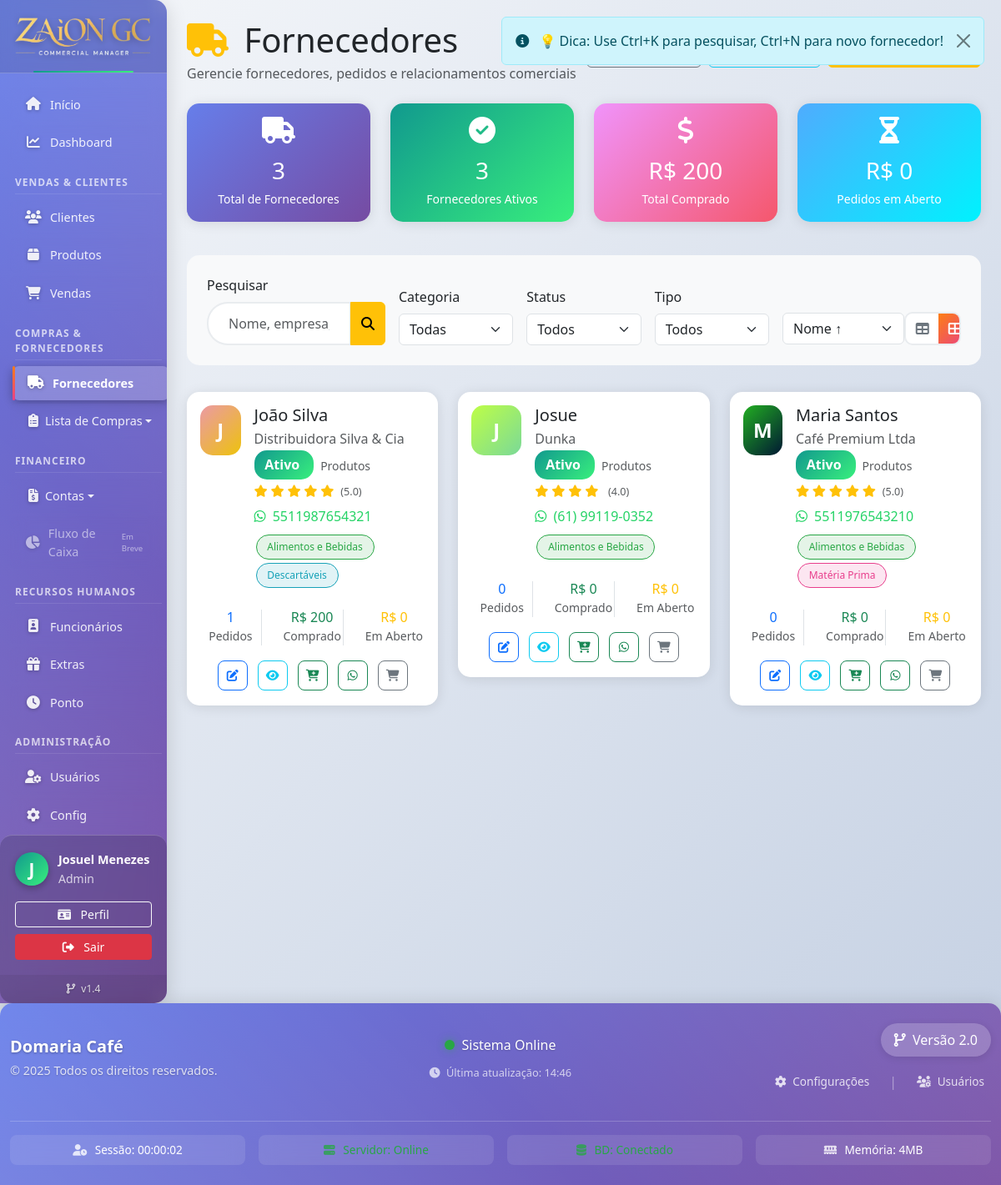
/fornecedores/listar.php?visualizacao=cards (signed in), run on the app's committed database.
### tables this page shows
CREATE TABLE `fornecedores` (
  `id` int NOT NULL,
  `nome` varchar(255) NOT NULL,
  `empresa` varchar(255) DEFAULT NULL,
  `cnpj` varchar(18) DEFAULT NULL,
  `telefone` varchar(20) DEFAULT NULL,
  `whatsapp` varchar(20) DEFAULT NULL,
  `email` varchar(255) DEFAULT NULL,
  `endereco` text,
  `cidade` varchar(100) DEFAULT NULL,
  `estado` varchar(2) DEFAULT NULL,
  `cep` varchar(10) DEFAULT NULL,
  `observacoes` text,
  `tipo_fornecedor` enum('produtos','servicos','ambos') DEFAULT 'produtos',
  `status` enum('ativo','inativo') DEFAULT 'ativo',
  `avaliacao` decimal(2,1) DEFAULT '5.0',
  `prazo_entrega_padrao` int DEFAULT '7' COMMENT 'dias',
  `forma_pagamento_preferida` varchar(100) DEFAULT NULL,
  `limite_credito` decimal(10,2) DEFAULT '0.00',
  `data_cadastro` timestamp NULL DEFAULT CURRENT_TIMESTAMP,
  `data_ultima_atualizacao` timestamp NULL DEFAULT CURRENT_TIMESTAMP ON UPDATE CURRENT_TIMESTAMP,
  `cadastrado_por` int DEFAULT NULL
);

### fornecedores/listar.php (the view, shortened to what this page needs)
<?php
require_once '../config/database.php';
$pagina_atual = isset($_GET['pagina']) ? (int)$_GET['pagina'] : 1;
$itens_por_pagina = isset($_GET['por_pagina']) ? (int)$_GET['por_pagina'] : 20;
$offset = ($pagina_atual - 1) * $itens_por_pagina;
$pesquisa = isset($_GET['pesquisa']) ? $_GET['pesquisa'] : '';
$ordenacao = isset($_GET['ordenacao']) ? $_GET['ordenacao'] : 'nome_asc';
$visualizacao = isset($_GET['visualizacao']) ? $_GET['visualizacao'] : 'tabela';
$where = "1=1";
switch ($ordenacao) {
    case 'nome_asc':
    default:
        $order_by = "f.nome ASC";
        break;
}
$sql_stats = "SELECT
    COUNT(*) as total_fornecedores,
    COUNT(CASE WHEN f.status = 'ativo' THEN 1 END) as fornecedores_ativos,
    COUNT(CASE WHEN f.status = 'inativo' THEN 1 END) as fornecedores_inativos,
    COALESCE(SUM(stats.valor_total_comprado), 0) as total_comprado_geral,
    COALESCE(SUM(stats.valor_pedidos_abertos), 0) as total_pedidos_abertos,
    COUNT(CASE WHEN stats.ultimo_pedido >= DATE_SUB(NOW(), INTERVAL 30 DAY) THEN 1 END) as fornecedores_ativos_mes
    FROM fornecedores f
    LEFT JOIN view_estatisticas_fornecedores stats ON f.id = stats.id";
$result_stats = $conn->query($sql_stats);
$stats = $result_stats->fetch_assoc();
$sql_fornecedores = "
    SELECT f.*,
        stats.total_pedidos,
        stats.valor_total_comprado,
        stats.valor_pedidos_abertos,
        stats.ultimo_pedido,
        stats.entregas_no_prazo,
        stats.total_entregas,
        GROUP_CONCAT(DISTINCT cat.nome ORDER BY cat.nome ASC SEPARATOR ', ') as categorias,
        GROUP_CONCAT(DISTINCT cat.cor ORDER BY cat.nome ASC SEPARATOR ',') as cores_categorias
    FROM fornecedores f
    LEFT JOIN view_estatisticas_fornecedores stats ON f.id = stats.id
    LEFT JOIN fornecedor_categorias fc ON f.id = fc.fornecedor_id
    LEFT JOIN categorias_fornecedores cat ON fc.categoria_id = cat.id
    WHERE {$where}
    GROUP BY f.id
    ORDER BY {$order_by}
    LIMIT {$offset}, {$itens_por_pagina}";
$result_fornecedores = $conn->query($sql_fornecedores);
include '../includes/header.php';
?>
<div class="d-flex justify-content-between align-items-center mb-4">
    <div>
        <h1 class="mb-1">
            <i class="fas fa-truck text-warning me-2"></i>
            Fornecedores
        </h1>
        <p class="text-muted mb-0">Gerencie fornecedores, pedidos e relacionamentos comerciais</p>
    </div>
    <div class="d-flex gap-2">
        <div class="dropdown">
            <button class="btn btn-outline-secondary dropdown-toggle" type="button" data-bs-toggle="dropdown">
            </button>
        </div>
        <a href="categorias.php" class="btn btn-outline-info">
        </a>
        <a href="cadastrar.php" class="btn btn-warning">
        </a>
    </div>
</div>
<div class="row mb-4">
    <div class="col-lg-3 col-md-6 mb-3">
        <div class="card stats-card">
            <div class="card-body text-center">
                <i class="fas fa-truck fa-2x mb-3"></i>
                <h3 class="mb-1"><?php echo number_format($stats['total_fornecedores']); ?></h3>
                <small>Total de Fornecedores</small>
            </div>
        </div>
    </div>
    <div class="col-lg-3 col-md-6 mb-3">
        <div class="card stats-card" style="background: var(--gradient-success);">
            <div class="card-body text-center">
                <i class="fas fa-check-circle fa-2x mb-3"></i>
                <h3 class="mb-1"><?php echo number_format($stats['fornecedores_ativos']); ?></h3>
                <small>Fornecedores Ativos</small>
            </div>
        </div>
    </div>
    <div class="col-lg-3 col-md-6 mb-3">
        <div class="card stats-card" style="background: var(--gradient-warning);">
            <div class="card-body text-center">
                <i class="fas fa-dollar-sign fa-2x mb-3"></i>
                <h3 class="mb-1">R$ <?php echo number_format($stats['total_comprado_geral'], 0, ',', '.'); ?></h3>
                <small>Total Comprado</small>
            </div>
        </div>
    </div>
    <div class="col-lg-3 col-md-6 mb-3">
        <div class="card stats-card" style="background: var(--gradient-info);">
            <div class="card-body text-center">
                <i class="fas fa-hourglass-half fa-2x mb-3"></i>
                <h3 class="mb-1">R$ <?php echo number_format($stats['total_pedidos_abertos'], 0, ',', '.'); ?></h3>
                <small>Pedidos em Aberto</small>
            </div>
        </div>
    </div>
</div>
<div class="filter-section">
    <form method="GET" action="">
        <div class="row g-3 align-items-end">
            <div class="col-md-3">
                <label class="form-label">Pesquisar</label>
                <div class="input-group">
                    <input type="text" class="form-control search-input" name="pesquisa"
                           placeholder="Nome, empresa, CNPJ ou telefone..." value="<?php echo htmlspecialchars($pesquisa); ?>">
                    <button class="btn btn-warning" type="submit">
                        <i class="fas fa-search"></i>
                    </button>
                </div>
            </div>
            <div class="col-md-2">
                <label class="form-label">Categoria</label>
                <select class="form-select" name="categoria">
                    <option value="">Todas</option>
                </select>
            </div>
            <div class="col-md-2">
                <label class="form-label">Status</label>
                <select class="form-select" name="status">
                    <option value="">Todos</option>
                </select>
            </div>
            <div class="col-md-2">
                <label class="form-label">Tipo</label>
                <select class="form-select" name="tipo">
                    <option value="">Todos</option>
                </select>
            </div>
            <div class="col-md-3">
                <div class="d-flex justify-content-between align-items-center">
                    <div class="d-flex gap-2">
                        <select class="form-select" name="ordenacao" onchange="this.form.submit()">
                            <option value="nome_asc" <?php echo $ordenacao == 'nome_asc' ? 'selected' : ''; ?>>Nome ↑</option>
                        </select>
                    </div>
                    <div class="view-toggle btn-group">
                        <a href="?<?php echo http_build_query(array_merge($_GET, ['visualizacao' => 'tabela'])); ?>"
                           class="btn <?php echo $visualizacao == 'tabela' ? 'active' : ''; ?>">
                            <i class="fas fa-table"></i>
                        </a>
                        <a href="?<?php echo http_build_query(array_merge($_GET, ['visualizacao' => 'cards'])); ?>"
                           class="btn <?php echo $visualizacao == 'cards' ? 'active' : ''; ?>">
                            <i class="fas fa-th-large"></i>
                        </a>
                    </div>
                </div>
            </div>
        </div>
    </form>
</div>
<?php if ($result_fornecedores && $result_fornecedores->num_rows > 0): ?>
    <?php if ($visualizacao == 'cards'): ?>
        <div class="row">
            <?php while ($fornecedor = $result_fornecedores->fetch_assoc()): ?>
                <div class="col-lg-6 col-xl-4 mb-4">
                    <div class="card fornecedor-card slide-in">
                        <div class="card-body">
                            <div class="d-flex align-items-start mb-3">
                                <div class="fornecedor-avatar" style="background: linear-gradient(135deg, <?php echo stringToColor($fornecedor['nome']); ?>, <?php echo stringToColor($fornecedor['nome'] . 'x'); ?>);">
                                    <?php echo strtoupper(substr($fornecedor['nome'], 0, 1)); ?>
                                </div>
                                <div class="flex-grow-1">
                                    <h5 class="card-title mb-1"><?php echo htmlspecialchars($fornecedor['nome']); ?></h5>
                                    <?php if (!empty($fornecedor['empresa'])): ?>
                                        <p class="text-muted mb-2"><?php echo htmlspecialchars($fornecedor['empresa']); ?></p>
                                    <?php endif; ?>
                                    <div class="mb-2">
                                        <span class="badge-status <?php echo $fornecedor['status'] == 'ativo' ? 'badge-ativo' : 'badge-inativo'; ?>">
                                            <?php echo ucfirst($fornecedor['status']); ?>
                                        </span>
                                        <small class="text-muted ms-2"><?php echo ucfirst($fornecedor['tipo_fornecedor']); ?></small>
                                    </div>
                                    <div class="avaliacao-stars mb-2">
                                        <?php for ($i = 1; $i <= 5; $i++): ?>
                                            <i class="fas fa-star<?php echo $i <= $fornecedor['avaliacao'] ? '' : '-o'; ?>"></i>
                                        <?php endfor; ?>
                                        <small class="text-muted ms-1">(<?php echo number_format($fornecedor['avaliacao'], 1); ?>)</small>
                                    </div>
                                    <?php if (!empty($fornecedor['whatsapp'])): ?>
                                        <div class="mb-2">
                                            <a href="https://wa.me/<?php echo preg_replace('/[^0-9]/', '', $fornecedor['whatsapp']); ?>"
                                               target="_blank" class="whatsapp-link">
                                                <i class="fab fa-whatsapp me-1"></i>
                                                <?php echo htmlspecialchars($fornecedor['whatsapp']); ?>
                                            </a>
                                        </div>
                                    <?php endif; ?>
                                    <?php if (!empty($fornecedor['categorias'])): ?>
                                        <div class="mb-2">
                                            <?php
                                            $cats = explode(', ', $fornecedor['categorias']);
                                            $cores = explode(',', $fornecedor['cores_categorias']);
                                            foreach ($cats as $index => $cat):
                                                $cor = isset($cores[$index]) ? $cores[$index] : '#6c757d';
                                            ?>
                                                <span class="badge-categoria" style="background: <?php echo $cor; ?>20; color: <?php echo $cor; ?>; border: 1px solid <?php echo $cor; ?>;">
                                                    <?php echo htmlspecialchars($cat); ?>
                                                </span>
                                            <?php endforeach; ?>
                                        </div>
                                    <?php endif; ?>
                                </div>
                            </div>
                            <div class="row text-center mb-3">
                                <div class="col-4">
                                    <div class="border-end">
                                        <h6 class="text-primary mb-0"><?php echo $fornecedor['total_pedidos'] ?: '0'; ?></h6>
                                        <small class="text-muted">Pedidos</small>
                                    </div>
                                </div>
                                <div class="col-4">
                                    <div class="border-end">
                                        <h6 class="text-success mb-0">R$ <?php echo number_format($fornecedor['valor_total_comprado'], 0, ',', '.'); ?></h6>
                                        <small class="text-muted">Comprado</small>
                                    </div>
                                </div>
                                <div class="col-4">
                                    <h6 class="text-warning mb-0">R$ <?php echo number_format($fornecedor['valor_pedidos_abertos'], 0, ',', '.'); ?></h6>
                                    <small class="text-muted">Em Aberto</small>
                                </div>
                            </div>
                            <div class="quick-actions">
                                <a href="editar.php?id=<?php echo $fornecedor['id']; ?>"
                                   class="btn btn-sm btn-outline-primary btn-action" title="Editar">
                                    <i class="fas fa-edit"></i>
                                </a>
                                <a href="detalhes.php?id=<?php echo $fornecedor['id']; ?>"
                                   class="btn btn-sm btn-outline-info btn-action" title="Detalhes">
                                    <i class="fas fa-eye"></i>
                                </a>
                                <a href="novo_pedido.php?fornecedor_id=<?php echo $fornecedor['id']; ?>"
                                   class="btn btn-sm btn-outline-success btn-action" title="Novo Pedido">
                                    <i class="fas fa-cart-plus"></i>
                                </a>
                                <?php if (!empty($fornecedor['whatsapp'])): ?>
                                    <a href="https://wa.me/<?php echo preg_replace('/[^0-9]/', '', $fornecedor['whatsapp']); ?>"
                                       target="_blank" class="btn btn-sm btn-outline-success btn-action" title="WhatsApp">
                                        <i class="fab fa-whatsapp"></i>
                                    </a>
                                <?php endif; ?>
                                <a href="pedidos.php?fornecedor_id=<?php echo $fornecedor['id']; ?>"
                                   class="btn btn-sm btn-outline-secondary btn-action" title="Ver Pedidos">
                                    <i class="fas fa-shopping-cart"></i>
                                </a>
                            </div>
                        </div>
                    </div>
                </div>
            <?php endwhile; ?>
        </div>
    <?php endif; ?>
<?php endif; ?>
<?php
function stringToColor($str) {
    $hash = 0;
    for ($i = 0; $i < strlen($str); $i++) {
        $hash = ord($str[$i]) + (($hash << 5) - $hash);
    }
    $color = '#';
    for ($i = 0; $i < 3; $i++) {
        $value = ($hash >> ($i * 8)) & 0xFF;
        $color .= str_pad(dechex($value), 2, '0', STR_PAD_LEFT);
    }
    return $color;
}
include '../includes/footer.php';
?>

### data on the page
fornecedores: nome "J", nome "João Silva", empresa "Distribuidora Silva & Cia", status "Ativo", tipo_fornecedor "Produtos", avaliacao "5.0", whatsapp "5511987654321", cat "Alimentos e Bebidas", cat "Descartáveis", total_pedidos "1", valor_total_comprado "200", valor_pedidos_abertos "0"
fornecedores: nome "J", nome "Josue", empresa "Dunka", status "Ativo", tipo_fornecedor "Produtos", avaliacao "4.0", whatsapp "(61) 99119-0352", cat "Alimentos e Bebidas", total_pedidos "0", valor_total_comprado "0", valor_pedidos_abertos "0"
fornecedores: nome "M", nome "Maria Santos", empresa "Café Premium Ltda", status "Ativo", tipo_fornecedor "Produtos", avaliacao "5.0", whatsapp "5511976543210", cat "Alimentos e Bebidas", cat "Matéria Prima", total_pedidos "0", valor_total_comprado "0", valor_pedidos_abertos "0"

### other printed values
substr($_SESSION['usuario_nome'] ?? 'U', 0, 1) "J"
$_SESSION['usuario_nome'] "Josuel Menezes"
$_SESSION['nivel_acesso'] "Admin"
$versao_sistema "1.4"
$stats['total_fornecedores'] "3"
$stats['fornecedores_ativos'] "3"
$stats['total_comprado_geral'] "200"
$stats['total_pedidos_abertos'] "0"
$empresa_nome "Domaria Café"
$versao_sistema "2.0"
memory_get_usage(true) / 1024 / 1024 "4"
